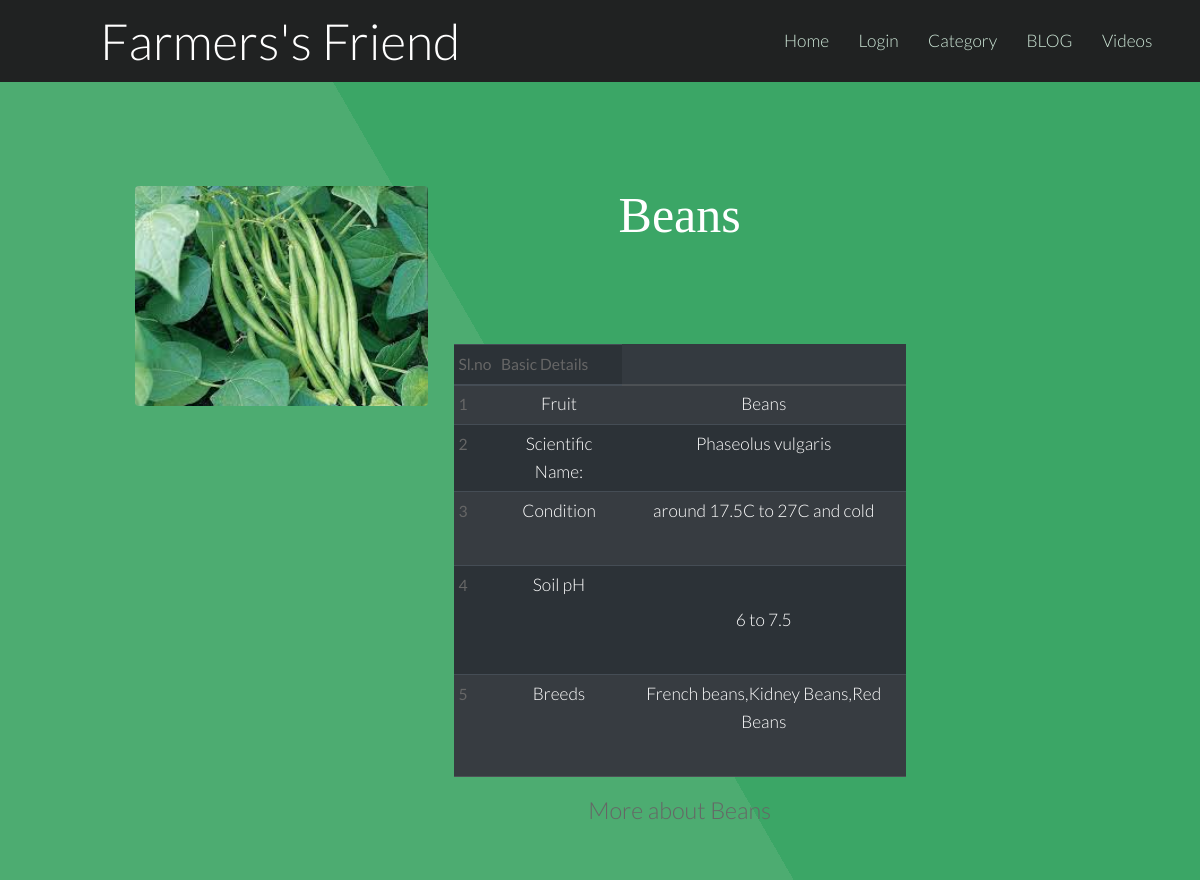
Screenshot of /review.php?pid=28 with the database file from the repository.
### tables this page shows
CREATE TABLE `fproduct` (
  `fid` int(255) NOT NULL,
  `pid` int(255) NOT NULL,
  `product` varchar(255) NOT NULL,
  `pcat` varchar(255) NOT NULL,
  `pinfo` varchar(255) NOT NULL,
  `pimage` varchar(255) NOT NULL DEFAULT 'blank.png',
  `picStatus` int(10) NOT NULL DEFAULT 0
);

CREATE TABLE `details` (
  `did` int(10) NOT NULL,
  `pid` int(255) NOT NULL,
  `product` varchar(255) NOT NULL,
  `SciName` varchar(100) DEFAULT NULL,
  `cliTemp` varchar(50) DEFAULT NULL,
  `soil` varchar(50) DEFAULT NULL,
  `varieties` varchar(50) DEFAULT NULL
);

### review.php (the view, shortened to what this page needs)
<?php
	require 'db.php';
	$pid = $_GET['pid'];
?>
<!DOCTYPE html>
<html>
<head>
		<link href="bootstrap\css\bootstrap.min.css" rel="stylesheet">
		<link rel="stylesheet" href="Blog/commentBox.css" />
</head>
<body>
				<?php
					require 'menu.php';
					$sql="SELECT * FROM fproduct WHERE pid = '$pid'";
					$result = mysqli_query($conn, $sql);
					$pic = mysqli_fetch_assoc($result);
					$sql="SELECT * FROM details WHERE pid = '$pid'";
					$result = mysqli_query($conn, $sql);
					$row = mysqli_fetch_assoc($result);
					$picDestination = "images/productImages/".$pic['pimage'];
					?>
				<section id="main" class="wrapper style1 align-center">
						<div class="container">
							<div class="row">
								<div class="col-sm-4">
									<img class="image fit" src="<?php echo $picDestination.'';?>" alt="" />
								</div>
								<div class="col-12 col-sm-6">
									<p style="font: 50px Times new roman;"><?= $row['product']; ?></p>
									<table class="table table-sm table-dark">
									  <thead>
										<tr  class="table-active">
										  <th scope="col">Sl.no</th>
										  <th scope="col" style="position=center">Basic Details</th>
										</tr>
									  </thead>
									  <tbody>
										<tr class="table-active">
										  <th scope="row">1</th>
										  <td colspan="2">Fruit</td>
										  <td><?= $row['product']; ?></td>
										</tr>
										<tr class="table-active">
										  <th scope="row">2</th>
										  <td colspan="2">Scientific Name:</td>
										  <td><?= $row['SciName']; ?></td>
										</tr>
										<tr class="table-active">
										  <th scope="row">3</th>
										  <td colspan="2">Condition</td>
										  <td><?= $row['cliTemp']; ?></td>
										</tr>
										<tr class="table-active">
										  <th scope="row">4</th>
										  <td colspan="2">Soil pH</td>
										  <td><?= $row['soil']; ?></td>
										</tr>
										<tr  class="table-active">
										  <th scope="row">5</th>
										  <td colspan="2">Breeds</td>
										  <td><?= $row['varieties']; ?></td>
										</tr>
									  </tbody>
									</table>
										<h3><a href="<?= $row['product'];?>.php">More about <?= $row['product']; ?> </a></h3>
								</div>
							</div><br />
						</div>
						<br /><br />
	</body>
</html>

### css/style.css (style rules this page uses)
body { background: #fff; }
body, input, select, textarea { color: #444; font-family: "Lato", Helvetica, sans-serif; font-size: 15pt; font-weight: 300; line-height: 1.65em; }
a { color: #4dac71; text-decoration: underline; }
p { margin: 0 0 2em 0; }
h1, h2, h3, h4, h5, h6 { color: #666; font-weight: 300; line-height: 1em; margin: 0 0 1em 0; }
h1 a, h2 a, h3 a, h4 a, h5 a, h6 a { color: inherit; text-decoration: none; }
h3 { font-size: 1.35em; line-height: 1.5em; }
.align-center { text-align: center; }
.image { border-radius: 4px; border: 0; display: inline-block; position: relative; }
.image.fit { display: block; margin: 0 0 2em 0; width: 100%; }
table { margin: 0 0 2em 0; width: 100%; }
table tbody tr { border: solid 1px rgba(144, 144, 144, 0.25); border-left: 0; border-right: 0; }
table tbody tr:nth-child(2n + 1) { background-color: rgba(144, 144, 144, 0.075); }
table td { padding: 0.75em 0.75em; }
table th { color: #666; font-size: 0.9em; font-weight: 400; padding: 0 0.75em 0.75em 0.75em; text-align: left; }
table thead { border-bottom: solid 2px rgba(144, 144, 144, 0.25); }
.wrapper { padding: 6em 0em 4em; }
.wrapper.style1 { background-color: #3ba666; -moz-background-image: linear-gradient(60deg, #4dac71 50%, #3ba666 50%); -webkit-background-image: linear-gradient(60deg, #4dac71 50%, #3ba666 50%); -o-background-image: linear-gradient(60deg, #4dac71 50%, #3ba666 50%); -ms-background-image: linear-gradient(60deg, #4dac71 50%, #3ba666 50%); background-image: linear-gradient(60deg, #4dac71 50%, #3ba666 50%); color: #ffffff; }

### css/style-xlarge.css (style rules this page uses)
body, input, select, textarea { font-size: 13pt; }

### css/style-large.css (style rules this page uses)
body, input, select, textarea { font-size: 13pt; }

### rows the page displays
fproduct: pimage (picture)
details: product "Beans", SciName "Phaseolus vulgaris", cliTemp "around 17.5C to 27C and cold", soil "6 to 7.5", varieties "French beans,Kidney Beans,Red Beans"

### other values shown
$loginProfile "Login"
